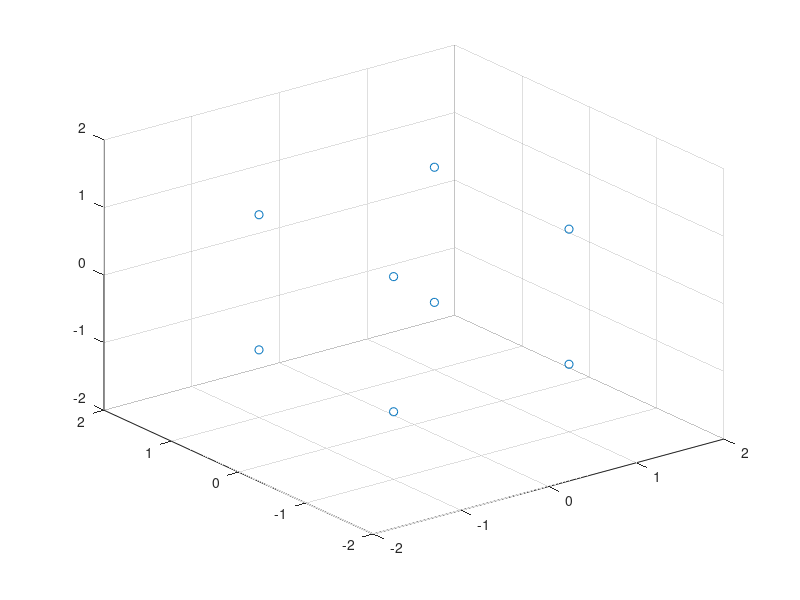

This chart was generated by the following MATLAB code: (Note: this script raises an error after producing the figure.)
X_mat = [-1 -1 -1;
     -1 -1 1;
     -1 1 -1;
     -1 1 1;
     1 -1 -1;
     1 -1 1;
     1 1 -1;
     1 1 1];
Y_mat = [-1;
     -1;
     -1;
     -1;
     -1;
     -1;
     -1;
     1];
 
W = [1 1 1];

B = -1;
for j = 1:500 
for i = 1:8
    X = X_mat(i,:);
    Y = Y_mat(i,:);
    N = sign(X*W' + B);
    error = Y - N
    W = W + X*error;
    B = B + error; 
end
end
x1 = X_mat(:,1);
x2 = X_mat(:,2);
x3 = X_mat(:,3);
%  plot(x2(1) , x1(1) ,'x','linewidth' , 2);
%  hold on
%  plot(x2(2) , x1(2) ,'x','linewidth' , 2);
%  plot(x2(3) , x1(3) ,'x','linewidth' , 2);
%  plot(x2(4) , x1(4) ,'x','linewidth' , 2);
%  plot([0,-(B/W(1))],[-(B/W(2)),0],'linewidth' , 2)
scatter3(x1,x2,x3)

hold on;
axis([-2 2 -2 2 -2 2])
z = -1/W(3)*(W(1)*x1 + W(2)*x2 + B); % Solve for z vertices data
plotpc(W,B);
%patch(x1, x2, z);